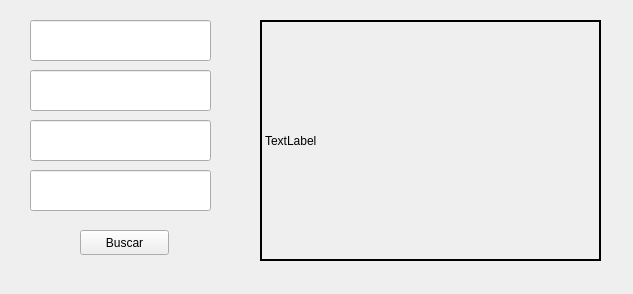
<?xml version="1.0" encoding="UTF-8"?>
<ui version="4.0">
 <class>MainWindow</class>
 <widget class="QMainWindow" name="MainWindow">
  <property name="geometry">
   <rect>
    <x>0</x>
    <y>0</y>
    <width>633</width>
    <height>294</height>
   </rect>
  </property>
  <property name="focusPolicy">
   <enum>Qt::FocusPolicy::ClickFocus</enum>
  </property>
  <property name="windowTitle">
   <string>MainWindow</string>
  </property>
  <widget class="QWidget" name="centralwidget">
   <widget class="QLineEdit" name="lineEdit">
    <property name="geometry">
     <rect>
      <x>30</x>
      <y>20</y>
      <width>181</width>
      <height>41</height>
     </rect>
    </property>
    <property name="focusPolicy">
     <enum>Qt::FocusPolicy::NoFocus</enum>
    </property>
    <property name="styleSheet">
     <string notr="true"/>
    </property>
   </widget>
   <widget class="QLineEdit" name="lineEdit_2">
    <property name="geometry">
     <rect>
      <x>30</x>
      <y>70</y>
      <width>181</width>
      <height>41</height>
     </rect>
    </property>
    <property name="focusPolicy">
     <enum>Qt::FocusPolicy::ClickFocus</enum>
    </property>
    <property name="styleSheet">
     <string notr="true"/>
    </property>
   </widget>
   <widget class="QLineEdit" name="lineEdit_3">
    <property name="geometry">
     <rect>
      <x>30</x>
      <y>120</y>
      <width>181</width>
      <height>41</height>
     </rect>
    </property>
    <property name="focusPolicy">
     <enum>Qt::FocusPolicy::ClickFocus</enum>
    </property>
    <property name="styleSheet">
     <string notr="true"/>
    </property>
   </widget>
   <widget class="QLineEdit" name="lineEdit_4">
    <property name="geometry">
     <rect>
      <x>30</x>
      <y>170</y>
      <width>181</width>
      <height>41</height>
     </rect>
    </property>
    <property name="focusPolicy">
     <enum>Qt::FocusPolicy::ClickFocus</enum>
    </property>
    <property name="styleSheet">
     <string notr="true"/>
    </property>
   </widget>
   <widget class="QPushButton" name="pushButton">
    <property name="geometry">
     <rect>
      <x>80</x>
      <y>230</y>
      <width>89</width>
      <height>25</height>
     </rect>
    </property>
    <property name="text">
     <string>Buscar</string>
    </property>
   </widget>
   <widget class="QLabel" name="label">
    <property name="geometry">
     <rect>
      <x>260</x>
      <y>20</y>
      <width>341</width>
      <height>241</height>
     </rect>
    </property>
    <property name="frameShape">
     <enum>QFrame::Shape::WinPanel</enum>
    </property>
    <property name="text">
     <string>TextLabel</string>
    </property>
   </widget>
  </widget>
 </widget>
 <resources/>
 <connections/>
</ui>
